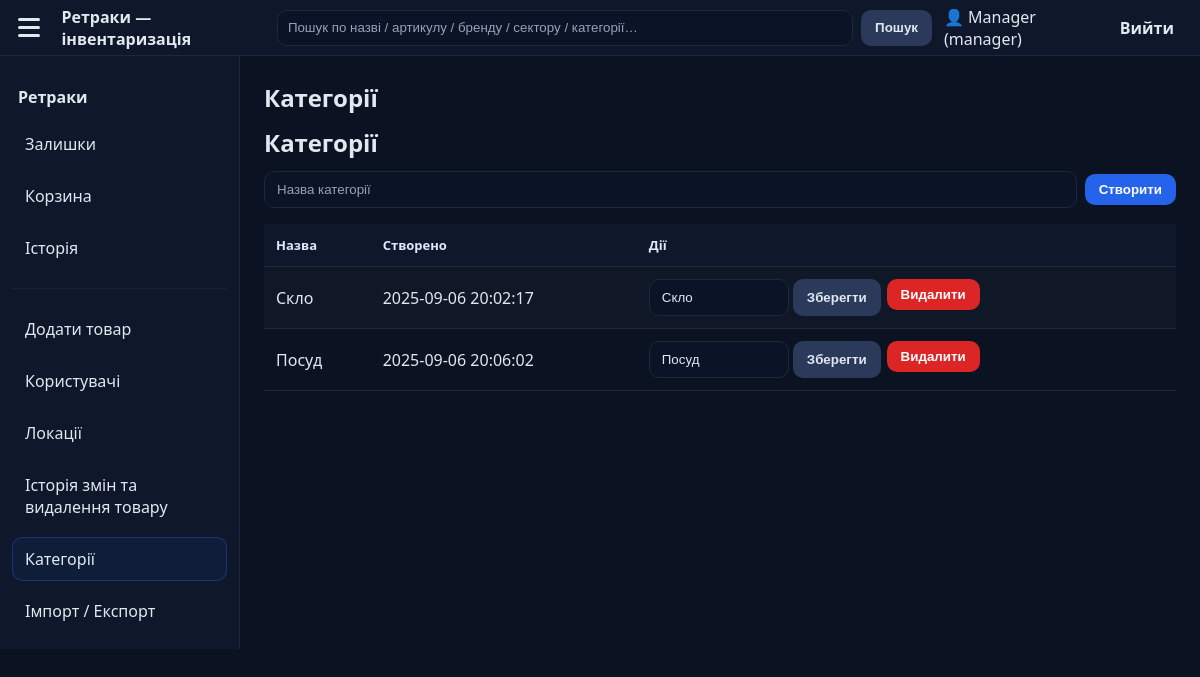
Page /dashboard.php?open=manage_categories (signed in) on the committed database.
### tables this page shows
CREATE TABLE categories (
            id INTEGER PRIMARY KEY AUTOINCREMENT,
            name TEXT NOT NULL UNIQUE,
            created_at TEXT DEFAULT CURRENT_TIMESTAMP
        );

### pages/manage_categories.php (the view, shortened to what this page needs)
<?php
$db = db();
$cats = $db->query('SELECT * FROM categories ORDER BY id DESC')->fetchAll();
?>
<h2>Категорії</h2>
<h2>Категорії</h2>
<form method="post" action="/logic/manage_categories_logic.php" class="row" style="gap:8px;margin-bottom:16px">
  <input type="text" name="name" placeholder="Назва категорії" required>
  <button class="btn primary">Створити</button>
</form>
<table class="table">
  <thead>
    <tr>
      <th>Назва</th>
      <th>Створено</th>
      <th>Дії</th>
    </tr>
  </thead>
  <tbody>
    <?php
    $rows = $db->query("SELECT * FROM categories ORDER BY created_at ASC")->fetchAll();
    foreach ($rows as $c): ?>
      <tr>
        <td><?= htmlspecialchars($c['name']) ?></td>
        <td><?= htmlspecialchars($c['created_at']) ?></td>
        <td style="display:flex;gap:6px;">
          <form method="post" action="/logic/manage_categories_logic.php" style="display:inline-flex;gap:4px;">
            <input type="text" name="name" value="<?= htmlspecialchars($c['name']) ?>" required style="width:140px">
            <button class="btn secondary">Зберегти</button>
          </form>
          <form method="post" action="/logic/manage_categories_logic.php" onsubmit="return confirm('Видалити категорію?');">
            <button class="btn danger">Видалити</button>
          </form>
        </td>
      </tr>
    <?php endforeach; ?>
  </tbody>
</table>

### assets/css/style.css (style rules this page uses)
:root { --bg: #0b1222; --bg-elev: #0f172a; --line: #1f2937; --text: #e2e8f0; --muted: #94a3b8; --brand: #2563eb; --ok-bg: #0b2a17; --ok-fg:#bbf7d0; --ok-line:#0f3a20; --err-bg: #2a0b0b; --err-fg:#fecaca; --err-line:#3b0f0f; }
* { box-sizing: border-box; }
html,body { height:100%; }
body { margin:0; font-family: system-ui, -apple-system, Segoe UI, Roboto, Arial, sans-serif; background: var(--bg); color: var(--text); -webkit-font-smoothing: antialiased; -moz-osx-font-smoothing: grayscale; }
h1,h2,h3,h4,p { margin:0 0 12px; }
input[type="text"], input[type="number"], input[type="email"], input[type="password"], select, textarea { width: 100%; background: #0b1326; color: var(--text); border: 1px solid var(--line); border-radius: 10px; padding: 10px 12px; outline: none; }
input::placeholder, textarea::placeholder { color: var(--muted); }
.table { width: 100%; border-collapse: separate; border-spacing: 0; }
.table thead th { text-align: left; font-weight: 800; font-size: 13px; color: #dbeafe; background: var(--bg-elev); border-bottom: 1px solid var(--line); padding: 12px; }
.table tbody td { padding: 12px; border-bottom: 1px solid var(--line); }
.table tbody tr:nth-child(odd) { background: rgba(255,255,255,.02); }
.row { display:flex; gap:10px; align-items:center; }

### assets/css/theme.css (style rules this page uses)
.btn { border:none;cursor:pointer;font-weight:700;padding:8px 14px;border-radius:10px;transition:.15s }
.btn.primary { background:#2563eb;color:#fff }
.btn.secondary { background:#2b3a5a;color:#e2e8f0 }
.btn.danger { background:#dc2626;color:#fff }

### rows in the picture
categories: name "Скло", created_at "2025-09-06 20:02:17"
categories: name "Посуд", created_at "2025-09-06 20:06:02"

### other values in the picture
$user['name'] "Manager"
$user['role'] "manager"
